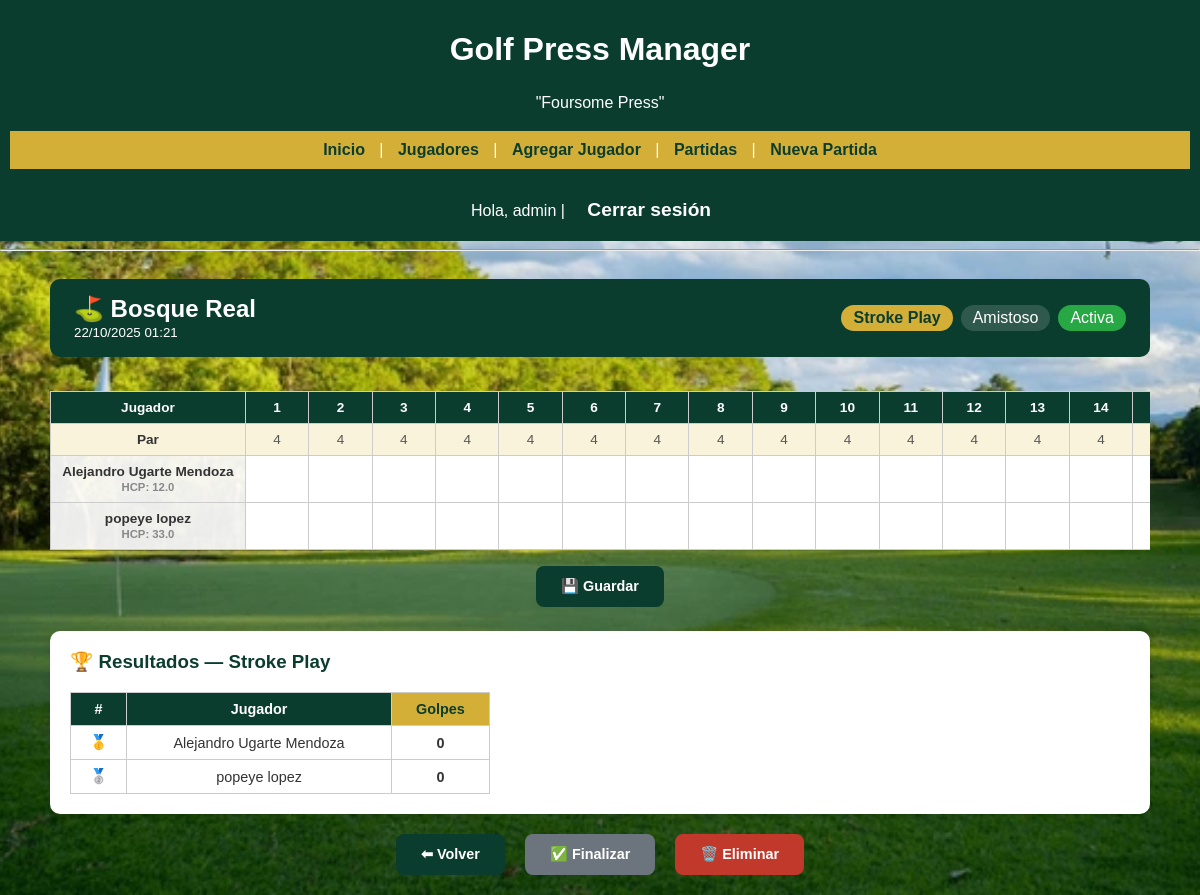
Screenshot of /match/1/scorecard (signed in) with the database file from the repository.
### models/user.py (models this page shows, shortened)
class User(db.Model, UserMixin):
    __tablename__ = 'users'
    id = db.Column(db.Integer, primary_key=True)
    username = db.Column(db.String(80), unique=True, nullable=False)
    password_hash = db.Column(db.String(128), nullable=False)
    role = db.Column(db.String(20), nullable=False)  # 'admin', 'executive', 'player'

### models/match.py (models this page shows)
class Match(db.Model):
    __tablename__ = 'matches'
    id = db.Column(db.Integer, primary_key=True)
    fecha = db.Column(db.DateTime, default=datetime.utcnow)
    estado = db.Column(db.String(20), default='activa')
    campo = db.Column(db.String(100), nullable=True)
    tipo_juego = db.Column(db.String(50), nullable=True, default='Stroke Play')
    tipo_partida = db.Column(db.String(20), nullable=True, default='amistoso')
    ratings  = db.Column(db.Text, nullable=True)
    slopes   = db.Column(db.Text, nullable=True)
    pares    = db.Column(db.Text, nullable=True)   # JSON [4,3,5,...]
    wolf_data = db.Column(db.Text, nullable=True)  # JSON {hoyo: {partner: id|'lone'}}
    bbb_data  = db.Column(db.Text, nullable=True)  # JSON {hoyo: {bingo:id, bango:id, bongo:id}}
    jugadores = db.relationship('MatchPlayer', backref='match', cascade='all, delete-orphan')
    def get_pares(self):
        return json.loads(self.pares) if self.pares else [4]*18
    def get_wolf_data(self):
        return json.loads(self.wolf_data) if self.wolf_data else {}
    def get_bbb_data(self):
        return json.loads(self.bbb_data) if self.bbb_data else {}

class MatchPlayer(db.Model):
    __tablename__ = 'match_players'
    id = db.Column(db.Integer, primary_key=True)
    match_id = db.Column(db.Integer, db.ForeignKey('matches.id'), nullable=False)
    player_id = db.Column(db.Integer, db.ForeignKey('players.id'), nullable=False)
    handicap_ajustado = db.Column(db.Float, nullable=True)
    score_total = db.Column(db.Integer, default=0)
    team = db.Column(db.Integer, nullable=True)   # 1 = Equipo A, 2 = Equipo B
    jugador = db.relationship('Player', backref='match_entries')
    scores  = db.relationship('MatchScore', backref='match_player',
                              cascade='all, delete-orphan', order_by='MatchScore.hoyo')

### models/player.py (models this page shows, shortened)
class Player(db.Model):
    __tablename__ = 'players'
    id = db.Column(db.Integer, primary_key=True)
    name = db.Column(db.String(100), nullable=False)
    handicap = db.Column(db.Float, nullable=True)
    country = db.Column(db.String(50), nullable=True)
    match_id = db.Column(db.Integer, db.ForeignKey('matches.id'))
    match = db.relationship('Match', backref='players')  # usar string si hay error

### controllers/match_controller.py (the view, shortened to what this page needs)
@match_bp.route('/<int:match_id>/scorecard', methods=['GET', 'POST'])
@login_required
@role_required('admin', 'executive', 'player')
def scorecard(match_id):
    match = Match.query.get_or_404(match_id)
    mps   = MatchPlayer.query.filter_by(match_id=match_id).all()
    holes      = list(range(1, 19))
    pares      = match.get_pares()
    wolf_data  = match.get_wolf_data()
    bbb_data   = match.get_bbb_data()
    scores_map = {mp.id: {ms.hoyo: ms for ms in mp.scores} for mp in mps}
    resultados = calcular_resultados(match, mps)
    return render_template('matches/scorecard.html',
        match=match, mps=mps, holes=holes, pares=pares,
        scores_map=scores_map, resultados=resultados,
        wolf_data=wolf_data, bbb_data=bbb_data,
        juegos_equipo=list(JUEGOS_EQUIPO))

### controllers/auth_controller.py (called while the page is built)
@login_manager.user_loader
def load_user(user_id):
    return User.query.get(int(user_id))

def role_required(*roles):
    def decorator(f):
        @wraps(f)
        def wrapped(*args, **kwargs):
            if not current_user.is_authenticated:
                flash('Debe iniciar sesión para acceder a esta página.', 'warning')
                return login_manager.unauthorized()
            if current_user.role not in roles:
                flash('No tienes permisos para acceder a esta página.', 'danger')
                return redirect(url_for('main.home'))
            return f(*args, **kwargs)
        return wrapped
    return decorator

### controllers/match_controller.py (called while the page is built)
def calcular_stroke_play(mps, pares):
    res = [{'jugador': mp.jugador.name, 'total': sum(s.golpes or 0 for s in mp.scores), 'detalle': None} for mp in mps]
    return sorted(res, key=lambda x: x['total'])

### templates/matches/scorecard.html (shortened to what this page needs)
{% extends 'base.html' %}
{% block contenido %}
<div style="max-width:1100px; margin:0 auto;">
  <div style="background:#0B3D2E;color:white;border-radius:10px;padding:16px 24px;margin-bottom:18px;display:flex;justify-content:space-between;align-items:center;flex-wrap:wrap;gap:10px;">
    <div>
      <h2 style="margin:0;color:white;text-shadow:none;">⛳ {{ match.campo or 'Sin campo' }}</h2>
      <small>{{ match.fecha.strftime('%d/%m/%Y %H:%M') }}</small>
    </div>
    <div style="display:flex;gap:8px;flex-wrap:wrap;">
      <span style="background:#D4AF37;color:#0B3D2E;padding:4px 12px;border-radius:20px;font-weight:bold;">{{ match.tipo_juego }}</span>
      <span style="background:rgba(255,255,255,0.15);padding:4px 12px;border-radius:20px;">{{ match.tipo_partida|capitalize }}</span>
      <span style="background:{% if match.estado=='activa' %}#28a745{% else %}#6c757d{% endif %};padding:4px 12px;border-radius:20px;">{{ match.estado|capitalize }}</span>
    </div>
  </div>
  <form method="POST">
    <div style="overflow-x:auto;">
      <table style="font-size:0.85rem;">
        <thead>
          <tr style="background:#0B3D2E;color:white;">
            <th style="background:#0B3D2E;color:white;">Jugador</th>
            {% for h in holes %}<th style="background:#0B3D2E;color:white;min-width:36px;">{{ h }}</th>{% endfor %}
          </tr>
          <tr style="background:#f9f3dc;">
            <td style="font-weight:bold;background:#f9f3dc;">Par</td>
            {% for p in pares %}<td style="background:#f9f3dc;color:#555;">{{ p }}</td>{% endfor %}
          </tr>
        </thead>
        <tbody>
          {% for mp in mps %}
          <tr>
            <td style="font-weight:bold;white-space:nowrap;">
              {{ mp.jugador.name }}
              <br><small style="color:#888;">HCP: {{ mp.jugador.handicap or '—' }}</small>
            </td>
            {% for h in holes %}
              {% set ms = scores_map[mp.id].get(h) %}
              {% set par_h = pares[h-1] %}
              {% set g = ms.golpes if ms else None %}
              {% if g is not none %}
                {% if   g <= par_h - 2 %}{% set bg='#ffd700' %}
                {% elif g == par_h - 1 %}{% set bg='#d4edda' %}
                {% elif g == par_h     %}{% set bg='#ffffff' %}
                {% elif g == par_h + 1 %}{% set bg='#fde8e8' %}
                {% else                %}{% set bg='#f5b7b1' %}{% endif %}
              {% else %}{% set bg='#ffffff' %}{% endif %}
              <td style="background:{{ bg }};">
                {% if match.estado=='activa' %}
                  <input type="number" name="score_{{ mp.id }}_{{ h }}"
                         value="{{ g if g is not none else '' }}" min="1" max="20"
                         style="width:36px;border:none;background:transparent;text-align:center;font-size:0.9rem;">
                {% else %}
                  {{ g if g is not none else '—' }}
                {% endif %}
              </td>
            {% endfor %}
          </tr>
          {% endfor %}
        </tbody>
      </table>
    </div>
    {% if match.estado == 'activa' %}
    <div class="buttons" style="margin-top:16px;">
      <button type="submit" class="btn">💾 Guardar</button>
    </div>
    {% endif %}
  </form>
  {% if resultados %}
  <div style="background:white;border-radius:10px;padding:20px;margin-top:24px;box-shadow:0 2px 8px rgba(0,0,0,0.1);">
    <h3 style="color:#0B3D2E;margin-top:0;">🏆 Resultados — {{ match.tipo_juego }}</h3>
    {% if match.tipo_juego == 'Match Play' %}
      <div style="overflow-x:auto;">
        <table style="font-size:0.82rem;">
          <thead>
            <tr style="background:#0B3D2E;color:white;">
              <th style="background:#0B3D2E;color:white;">Jugador</th>
              {% for h in holes %}<th style="background:#0B3D2E;color:white;">{{ h }}</th>{% endfor %}
              <th style="background:#D4AF37;color:#0B3D2E;">Resultado</th>
            </tr>
          </thead>
          <tbody>
            {% for r in resultados %}
            <tr>
              <td style="font-weight:bold;">{{ r.jugador }}</td>
              {% if r.detalle %}{% for v in r.detalle %}
                <td style="text-align:center;background:{% if v=='W' %}#d4edda{% elif v=='L' %}#fde8e8{% elif v=='H' %}#fff3cd{% else %}#fff{% endif %};">{{ v }}</td>
              {% endfor %}{% endif %}
              <td style="font-weight:bold;">{{ r.total }}</td>
            </tr>
            {% endfor %}
          </tbody>
        </table>
      </div>
    {% else %}
      <table style="font-size:0.9rem;max-width:420px;">
        <thead><tr style="background:#0B3D2E;color:white;">
          <th style="background:#0B3D2E;color:white;">#</th>
          <th style="background:#0B3D2E;color:white;">Jugador</th>
          <th style="background:#D4AF37;color:#0B3D2E;">
            {% if match.tipo_juego in ('Stableford','Wolf','Bingo-Bango-Bongo') %}Puntos
            {% elif match.tipo_juego in ('Skins Game',) %}Skins
            {% else %}Golpes{% endif %}
          </th>
        </tr></thead>
        <tbody>{% for r in resultados %}<tr>
          <td>{% if loop.first %}🥇{% elif loop.index==2 %}🥈{% elif loop.index==3 %}🥉{% else %}{{ loop.index }}{% endif %}</td>
          <td>{{ r.jugador }}</td>
          <td style="font-weight:bold;text-align:center;">{{ r.total }}</td>
        </tr>{% endfor %}</tbody>
      </table>
    {% endif %}
  </div>
  {% endif %}
  <div class="buttons" style="margin-top:20px;">
    <a href="{{ url_for('match.list_matches') }}" class="btn">⬅ Volver</a>
    {% if match.estado == 'activa' %}
    <form method="POST" action="{{ url_for('match.finalizar_match', match_id=match.id) }}" style="margin:0;">
      <button type="submit" class="btn" style="background:#6c757d;"
              onclick="return confirm('¿Finalizar esta partida?')">✅ Finalizar</button>
    </form>
    {% endif %}
    {% if current_user.role in ['admin','executive'] %}
    <a href="{{ url_for('match.delete_match', match_id=match.id) }}" class="btn"
       style="background:#c0392b;" onclick="return confirm('¿Eliminar esta partida?')">🗑️ Eliminar</a>
    {% endif %}
  </div>
</div>
{% endblock %}

### templates/base.html (shortened to what this page needs)
<!DOCTYPE html>
<html lang="es">
<head>
    <link rel="stylesheet" href="{{ url_for('static', filename='css/style.css') }}">
</head>
<body>
    <header>
        <h1 style="text-align: center;">Golf Press Manager</h1>
        <p style="text-align: center;">"Foursome Press"</p>
        <nav class="navbar">
            <a href="{{ url_for('main.home') }}">Inicio</a> |
            <a href="{{ url_for('player.list_players') }}">Jugadores</a>  |
            <a href="{{ url_for('player.add_player') }}">Agregar Jugador</a> |
            <a href="{{ url_for('match.list_matches') }}">Partidas</a> |
            <a href="{{ url_for('match.new_match') }}">Nueva Partida</a>
        </nav>
        <nav>
            {% if current_user.is_authenticated %}
                Hola, {{ current_user.username }} |
                <a href="{{ url_for('auth.logout') }}" class="btn-global">Cerrar sesión</a>
            {% else %}
                <a href="{{ url_for('auth.login') }}" class="btn-global">Iniciar sesión</a>
            {% endif %}
        </nav>
    </header>
<hr>
    <main>
        {% block contenido %}{% endblock %}
    </main>
</body>
</html>

### static/css/style.css (style rules this page uses)
body { font-family: Bold, sans-serif; margin: 0; padding: 0; background-image: url("../img/fondo-golf.jpg"); background-size: cover; background-position: center; background-repeat: no-repeat; background-attachment: fixed; color: #333; }
header { background-color: #0B3D2E; color: #FFFFFF; padding: 10px; text-align: center; }
.navbar { background-color: #D4AF37; padding: 10px; text-align: center; }
.navbar a { color: #0B3D2E; text-decoration: none; margin: 0 10px; font-weight: bold; transition: color 0.3s ease; }
main { padding: 20px; }
h2 { text-align: center; color: #ffffff; text-shadow: 1px 1px 3px rgba(0,0,0,0.6); margin-bottom: 10px; }
p, ul { text-align: justify; line-height: 1.6; }
.buttons { display: flex; justify-content: center; gap: 20px; margin-top: 40px; }
.btn { display: inline-block; text-decoration: none; background-color: #0B3D2E; color: white; padding: 12px 25px; border-radius: 8px; font-weight: bold; transition: background-color 0.3s ease, transform 0.2s ease; border: none; cursor: pointer; font-size: 0.9rem; }
table { width: 100%; border-collapse: collapse; margin-top: 1rem; }
table th, table td { border: 1px solid #ccc; padding: 0.5rem 0.7rem; text-align: center; }
table th { background-color: #f2f2f2; }
table td { background-color: rgba(255, 255, 255, 0.92); }
.btn-global { background-color: #0B3D2E; color: white; border: 2px solid #0B3D2E; padding: 8px 16px; font-size: 1.2em; font-weight: bold; cursor: pointer; border-radius: 4px; transition: background-color 0.3s, color 0.3s; text-decoration: none; display: inline-block; margin-top: 20px; }

### rows the page displays
User: username "admin"
Match: campo "Bosque Real", fecha "22/10/2025 01:21", tipo_juego "Stroke Play", tipo_partida "Amistoso", estado "Activa"
MatchPlayer: jugador.name "Alejandro Ugarte Mendoza", jugador "12.0"
MatchPlayer: jugador.name "popeye lopez", jugador "33.0"
Player: jugador "Alejandro Ugarte Mendoza", total "0"
Player: jugador "popeye lopez", total "0"

### other values shown
{{ h }} "1" "2" "3" "4" "5" "6" "7" "8" "9" "10" "11" "12" "13" "14"
{{ p }} "4" "4" "4" "4" "4" "4" "4" "4" "4" "4" "4" "4" "4" "4"
